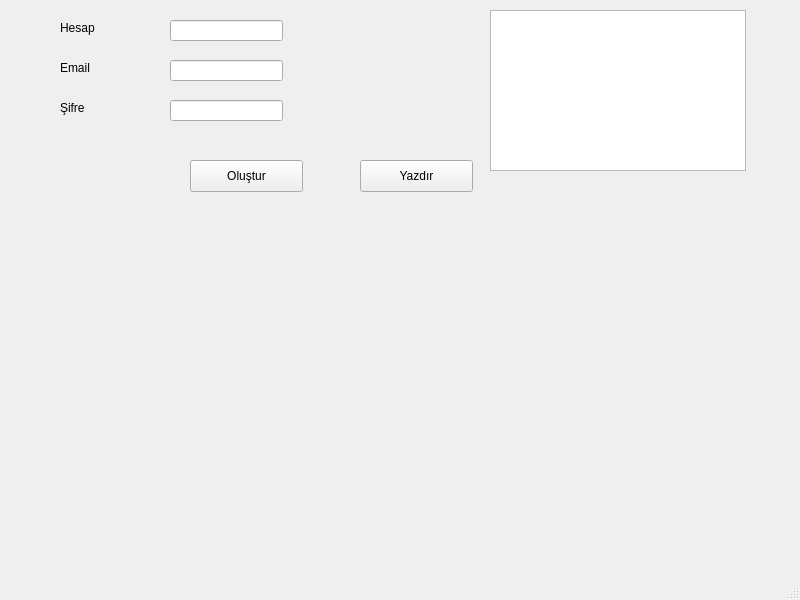
<?xml version="1.0" encoding="UTF-8"?>
<ui version="4.0">
 <class>MainWindow</class>
 <widget class="QMainWindow" name="MainWindow">
  <property name="geometry">
   <rect>
    <x>0</x>
    <y>0</y>
    <width>800</width>
    <height>600</height>
   </rect>
  </property>
  <property name="windowTitle">
   <string>MainWindow</string>
  </property>
  <widget class="QWidget" name="centralwidget">
   <widget class="QLineEdit" name="hesap">
    <property name="geometry">
     <rect>
      <x>170</x>
      <y>20</y>
      <width>113</width>
      <height>21</height>
     </rect>
    </property>
   </widget>
   <widget class="QLineEdit" name="email">
    <property name="geometry">
     <rect>
      <x>170</x>
      <y>60</y>
      <width>113</width>
      <height>21</height>
     </rect>
    </property>
   </widget>
   <widget class="QLabel" name="label">
    <property name="geometry">
     <rect>
      <x>60</x>
      <y>20</y>
      <width>60</width>
      <height>16</height>
     </rect>
    </property>
    <property name="text">
     <string>Hesap</string>
    </property>
   </widget>
   <widget class="QLabel" name="label_2">
    <property name="geometry">
     <rect>
      <x>60</x>
      <y>60</y>
      <width>60</width>
      <height>16</height>
     </rect>
    </property>
    <property name="text">
     <string>Email</string>
    </property>
   </widget>
   <widget class="QLineEdit" name="sifrem">
    <property name="geometry">
     <rect>
      <x>170</x>
      <y>100</y>
      <width>113</width>
      <height>21</height>
     </rect>
    </property>
   </widget>
   <widget class="QLabel" name="label_3">
    <property name="geometry">
     <rect>
      <x>60</x>
      <y>100</y>
      <width>60</width>
      <height>16</height>
     </rect>
    </property>
    <property name="text">
     <string>Şifre</string>
    </property>
   </widget>
   <widget class="QPushButton" name="btn_olustur">
    <property name="geometry">
     <rect>
      <x>190</x>
      <y>160</y>
      <width>113</width>
      <height>32</height>
     </rect>
    </property>
    <property name="text">
     <string>Oluştur</string>
    </property>
   </widget>
   <widget class="QPushButton" name="btn_yazdir">
    <property name="geometry">
     <rect>
      <x>360</x>
      <y>160</y>
      <width>113</width>
      <height>32</height>
     </rect>
    </property>
    <property name="text">
     <string>Yazdır</string>
    </property>
   </widget>
   <widget class="QListWidget" name="listem">
    <property name="geometry">
     <rect>
      <x>490</x>
      <y>10</y>
      <width>256</width>
      <height>161</height>
     </rect>
    </property>
   </widget>
  </widget>
  <widget class="QMenuBar" name="menubar">
   <property name="geometry">
    <rect>
     <x>0</x>
     <y>0</y>
     <width>800</width>
     <height>36</height>
    </rect>
   </property>
  </widget>
  <widget class="QStatusBar" name="statusbar"/>
 </widget>
 <resources/>
 <connections/>
</ui>
